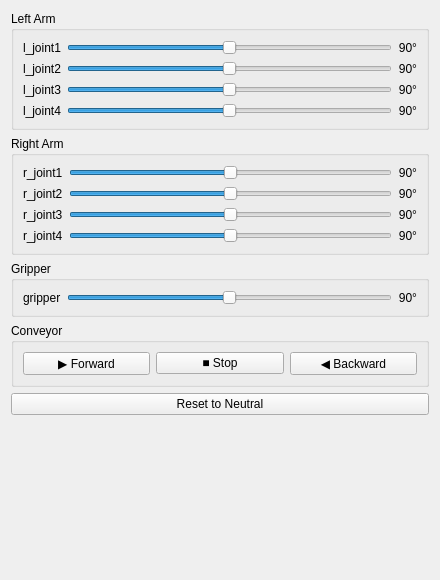
<?xml version="1.0" encoding="UTF-8"?>
<ui version="4.0">
 <class>ArmWidget</class>
 <widget class="QWidget" name="ArmWidget">
  <property name="geometry">
   <rect>
    <x>0</x>
    <y>0</y>
    <width>440</width>
    <height>580</height>
   </rect>
  </property>
  <property name="windowTitle">
   <string>Arm Control</string>
  </property>
  <layout class="QVBoxLayout" name="verticalLayout">

   <!-- Left Arm -->
   <item>
    <widget class="QGroupBox" name="groupBox_left">
     <property name="title"><string>Left Arm</string></property>
     <layout class="QGridLayout" name="gridLeft">

      <item row="0" column="0">
       <widget class="QLabel" name="lbl_l_joint1">
        <property name="text"><string>l_joint1</string></property>
        <property name="minimumWidth"><number>60</number></property>
       </widget>
      </item>
      <item row="0" column="1">
       <widget class="QSlider" name="slider_l_joint1">
        <property name="minimum"><number>0</number></property>
        <property name="maximum"><number>180</number></property>
        <property name="value"><number>90</number></property>
        <property name="orientation"><enum>Qt::Horizontal</enum></property>
       </widget>
      </item>
      <item row="0" column="2">
       <widget class="QLabel" name="val_l_joint1">
        <property name="text"><string>90°</string></property>
        <property name="minimumWidth"><number>42</number></property>
        <property name="alignment"><set>Qt::AlignRight|Qt::AlignVCenter</set></property>
       </widget>
      </item>

      <item row="1" column="0">
       <widget class="QLabel" name="lbl_l_joint2">
        <property name="text"><string>l_joint2</string></property>
       </widget>
      </item>
      <item row="1" column="1">
       <widget class="QSlider" name="slider_l_joint2">
        <property name="minimum"><number>0</number></property>
        <property name="maximum"><number>180</number></property>
        <property name="value"><number>90</number></property>
        <property name="orientation"><enum>Qt::Horizontal</enum></property>
       </widget>
      </item>
      <item row="1" column="2">
       <widget class="QLabel" name="val_l_joint2">
        <property name="text"><string>90°</string></property>
        <property name="minimumWidth"><number>42</number></property>
        <property name="alignment"><set>Qt::AlignRight|Qt::AlignVCenter</set></property>
       </widget>
      </item>

      <item row="2" column="0">
       <widget class="QLabel" name="lbl_l_joint3">
        <property name="text"><string>l_joint3</string></property>
       </widget>
      </item>
      <item row="2" column="1">
       <widget class="QSlider" name="slider_l_joint3">
        <property name="minimum"><number>0</number></property>
        <property name="maximum"><number>180</number></property>
        <property name="value"><number>90</number></property>
        <property name="orientation"><enum>Qt::Horizontal</enum></property>
       </widget>
      </item>
      <item row="2" column="2">
       <widget class="QLabel" name="val_l_joint3">
        <property name="text"><string>90°</string></property>
        <property name="minimumWidth"><number>42</number></property>
        <property name="alignment"><set>Qt::AlignRight|Qt::AlignVCenter</set></property>
       </widget>
      </item>

      <item row="3" column="0">
       <widget class="QLabel" name="lbl_l_joint4">
        <property name="text"><string>l_joint4</string></property>
       </widget>
      </item>
      <item row="3" column="1">
       <widget class="QSlider" name="slider_l_joint4">
        <property name="minimum"><number>0</number></property>
        <property name="maximum"><number>180</number></property>
        <property name="value"><number>90</number></property>
        <property name="orientation"><enum>Qt::Horizontal</enum></property>
       </widget>
      </item>
      <item row="3" column="2">
       <widget class="QLabel" name="val_l_joint4">
        <property name="text"><string>90°</string></property>
        <property name="minimumWidth"><number>42</number></property>
        <property name="alignment"><set>Qt::AlignRight|Qt::AlignVCenter</set></property>
       </widget>
      </item>

     </layout>
    </widget>
   </item>

   <!-- Right Arm -->
   <item>
    <widget class="QGroupBox" name="groupBox_right">
     <property name="title"><string>Right Arm</string></property>
     <layout class="QGridLayout" name="gridRight">

      <item row="0" column="0">
       <widget class="QLabel" name="lbl_r_joint1">
        <property name="text"><string>r_joint1</string></property>
        <property name="minimumWidth"><number>60</number></property>
       </widget>
      </item>
      <item row="0" column="1">
       <widget class="QSlider" name="slider_r_joint1">
        <property name="minimum"><number>0</number></property>
        <property name="maximum"><number>180</number></property>
        <property name="value"><number>90</number></property>
        <property name="orientation"><enum>Qt::Horizontal</enum></property>
       </widget>
      </item>
      <item row="0" column="2">
       <widget class="QLabel" name="val_r_joint1">
        <property name="text"><string>90°</string></property>
        <property name="minimumWidth"><number>42</number></property>
        <property name="alignment"><set>Qt::AlignRight|Qt::AlignVCenter</set></property>
       </widget>
      </item>

      <item row="1" column="0">
       <widget class="QLabel" name="lbl_r_joint2">
        <property name="text"><string>r_joint2</string></property>
       </widget>
      </item>
      <item row="1" column="1">
       <widget class="QSlider" name="slider_r_joint2">
        <property name="minimum"><number>0</number></property>
        <property name="maximum"><number>180</number></property>
        <property name="value"><number>90</number></property>
        <property name="orientation"><enum>Qt::Horizontal</enum></property>
       </widget>
      </item>
      <item row="1" column="2">
       <widget class="QLabel" name="val_r_joint2">
        <property name="text"><string>90°</string></property>
        <property name="minimumWidth"><number>42</number></property>
        <property name="alignment"><set>Qt::AlignRight|Qt::AlignVCenter</set></property>
       </widget>
      </item>

      <item row="2" column="0">
       <widget class="QLabel" name="lbl_r_joint3">
        <property name="text"><string>r_joint3</string></property>
       </widget>
      </item>
      <item row="2" column="1">
       <widget class="QSlider" name="slider_r_joint3">
        <property name="minimum"><number>0</number></property>
        <property name="maximum"><number>180</number></property>
        <property name="value"><number>90</number></property>
        <property name="orientation"><enum>Qt::Horizontal</enum></property>
       </widget>
      </item>
      <item row="2" column="2">
       <widget class="QLabel" name="val_r_joint3">
        <property name="text"><string>90°</string></property>
        <property name="minimumWidth"><number>42</number></property>
        <property name="alignment"><set>Qt::AlignRight|Qt::AlignVCenter</set></property>
       </widget>
      </item>

      <item row="3" column="0">
       <widget class="QLabel" name="lbl_r_joint4">
        <property name="text"><string>r_joint4</string></property>
       </widget>
      </item>
      <item row="3" column="1">
       <widget class="QSlider" name="slider_r_joint4">
        <property name="minimum"><number>0</number></property>
        <property name="maximum"><number>180</number></property>
        <property name="value"><number>90</number></property>
        <property name="orientation"><enum>Qt::Horizontal</enum></property>
       </widget>
      </item>
      <item row="3" column="2">
       <widget class="QLabel" name="val_r_joint4">
        <property name="text"><string>90°</string></property>
        <property name="minimumWidth"><number>42</number></property>
        <property name="alignment"><set>Qt::AlignRight|Qt::AlignVCenter</set></property>
       </widget>
      </item>

     </layout>
    </widget>
   </item>

   <!-- Gripper -->
   <item>
    <widget class="QGroupBox" name="groupBox_gripper">
     <property name="title"><string>Gripper</string></property>
     <layout class="QGridLayout" name="gridGripper">

      <item row="0" column="0">
       <widget class="QLabel" name="lbl_gripper">
        <property name="text"><string>gripper</string></property>
        <property name="minimumWidth"><number>60</number></property>
       </widget>
      </item>
      <item row="0" column="1">
       <widget class="QSlider" name="slider_gripper">
        <property name="minimum"><number>0</number></property>
        <property name="maximum"><number>180</number></property>
        <property name="value"><number>90</number></property>
        <property name="orientation"><enum>Qt::Horizontal</enum></property>
       </widget>
      </item>
      <item row="0" column="2">
       <widget class="QLabel" name="val_gripper">
        <property name="text"><string>90°</string></property>
        <property name="minimumWidth"><number>42</number></property>
        <property name="alignment"><set>Qt::AlignRight|Qt::AlignVCenter</set></property>
       </widget>
      </item>

     </layout>
    </widget>
   </item>

   <!-- Conveyor -->
   <item>
    <widget class="QGroupBox" name="groupBox_conveyor">
     <property name="title"><string>Conveyor</string></property>
     <layout class="QHBoxLayout" name="hboxConveyor">
      <item>
       <widget class="QPushButton" name="btn_conveyor_fwd">
        <property name="text"><string>▶ Forward</string></property>
       </widget>
      </item>
      <item>
       <widget class="QPushButton" name="btn_conveyor_stop">
        <property name="text"><string>■ Stop</string></property>
       </widget>
      </item>
      <item>
       <widget class="QPushButton" name="btn_conveyor_rev">
        <property name="text"><string>◀ Backward</string></property>
       </widget>
      </item>
     </layout>
    </widget>
   </item>

   <!-- Reset button -->
   <item>
    <widget class="QPushButton" name="btn_reset">
     <property name="text"><string>Reset to Neutral</string></property>
    </widget>
   </item>

   <!-- Bottom spacer -->
   <item>
    <spacer name="verticalSpacer">
     <property name="orientation"><enum>Qt::Vertical</enum></property>
     <property name="sizeHint" stdset="0">
      <size><width>20</width><height>20</height></size>
     </property>
    </spacer>
   </item>

  </layout>
 </widget>
 <resources/>
 <connections/>
</ui>
